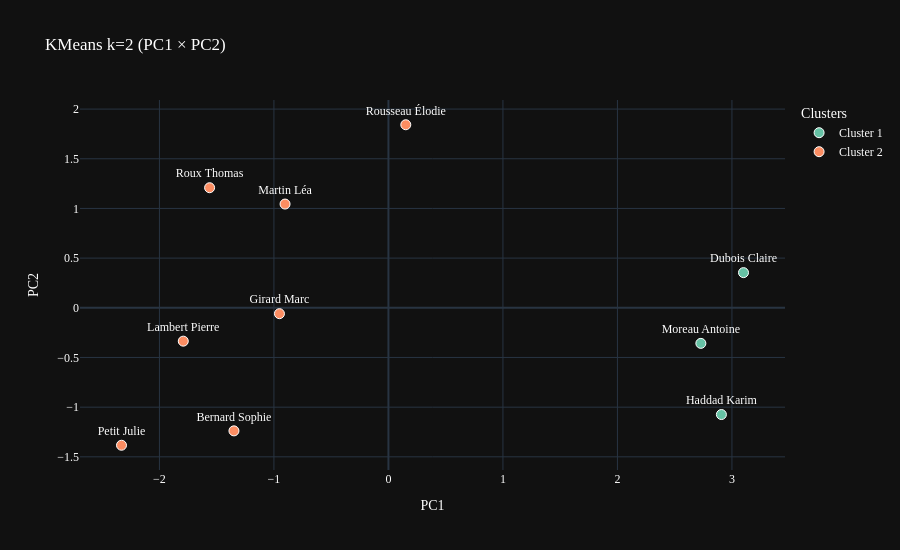

The cell this chart's notebook holds for it:
### Markdown cell above
#### Kmeans

### Code cell
from sklearn.cluster import KMeans

best_k = 2

km_best = KMeans(n_clusters=best_k, random_state=SEED)
labels_best = km_best.fit_predict(X_scaled)

X_2d = pca.transform(X_scaled)[:, :2]

palette_dark = px.colors.qualitative.Set2
noms = X_scaled.index.values

fig = go.Figure()
for cluster in range(best_k):
    mask = labels_best == cluster
    fig.add_trace(go.Scatter(
        x=X_2d[mask, 0],
        y=X_2d[mask, 1],
        mode="markers+text",
        text=noms[mask],
        textposition="top center",
        marker=dict(size=10, color=palette_dark[cluster], line=dict(width=1, color="white")),
        name=f"Cluster {cluster + 1}",
    ))

fig.update_layout(
    title=f"KMeans k={best_k} (PC1 × PC2)",
    xaxis_title="PC1",
    yaxis_title="PC2",
    height=550,
    legend_title="Clusters",
    template=THEME,
)
fig.show()

### Figure 1 — Plotly figure (JSON) as saved in the notebook; plotly's stock layout.template omitted (floating-point values rounded to 4 significant figures)
{"data": [{"marker": {"color": "rgb(102,194,165)", "line": {"color": "white", "width": 1}, "size": 10}, "mode": "markers+text", "name": "Cluster 1", "text": ["Dubois Claire", "Moreau Antoine", "Haddad Karim"], "textposition": "top center", "type": "scatter", "x": [3.101, 2.729, 2.908], "y": [0.354, -0.358, -1.074]}, {"marker": {"color": "rgb(252,141,98)", "line": {"color": "white", "width": 1}, "size": 10}, "mode": "markers+text", "name": "Cluster 2", "text": ["Bernard Sophie", "Rousseau Élodie", "Lambert Pierre", "Petit Julie", "Girard Marc", "Martin Léa", "Roux Thomas"], "textposition": "top center", "type": "scatter", "x": [-1.349, 0.1516, -1.792, -2.331, -0.9519, -0.9029, -1.562], "y": [-1.239, 1.842, -0.3356, -1.383, -0.05918, 1.044, 1.209]}], "layout": {"height": 550, "legend": {"title": {"text": "Clusters"}}, "title": {"text": "KMeans k=2 (PC1 × PC2)"}, "xaxis": {"title": {"text": "PC1"}}, "yaxis": {"title": {"text": "PC2"}}}}
